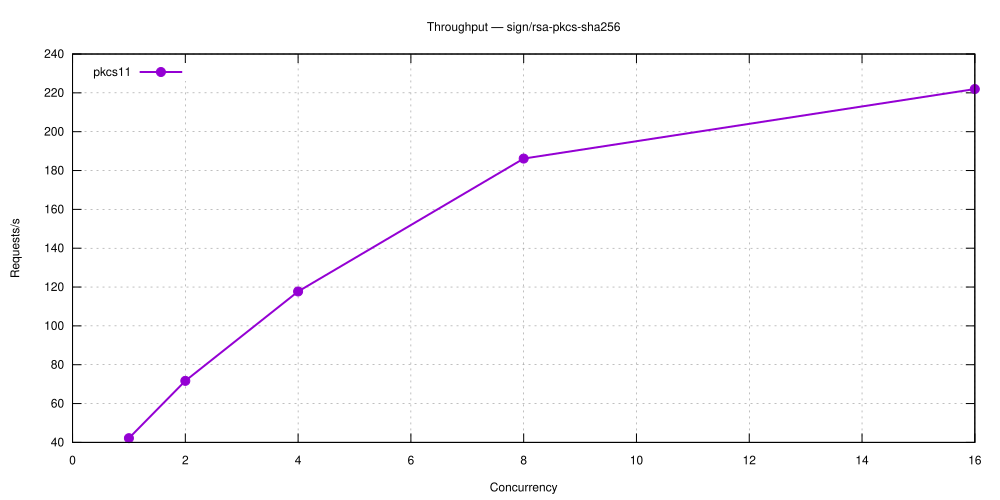

Write the gnuplot code that produced this figure.
set terminal svg size 1000,500 enhanced font 'Helvetica,12'
set output 'sign_rsa-pkcs-sha256.svg'
set title 'Throughput — sign/rsa-pkcs-sha256'
set grid
set xlabel 'Concurrency'
set ylabel 'Requests/s'
set key top left
plot 'sign_rsa-pkcs-sha256-5.27.1-pkcs11.dat' using 1:2 with linespoints lw 2 pt 7 title 'pkcs11'
